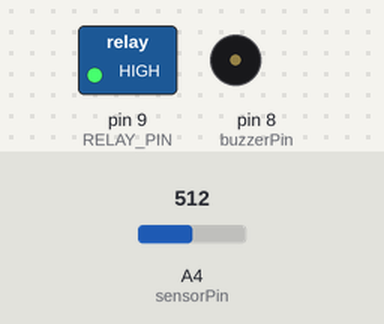
Recording of a sketch running on a simulated Arduino Uno, built with avr-gcc and run on an emulated ATmega328P. Shown: switched loads named in the sketch (green lamp = pin HIGH), buzzer (waves = sounding, pin HIGH). The inputs (shaded band) are chosen by the test bench; at power-on: A4 (sensorPin) = 512. The modem accepts every AT command (registered, SIM ready, sends succeed) and sends nothing else; what the sketch prints to the serial monitor is not drawn.

Above: at 4.0 s.
At 5.8 s:
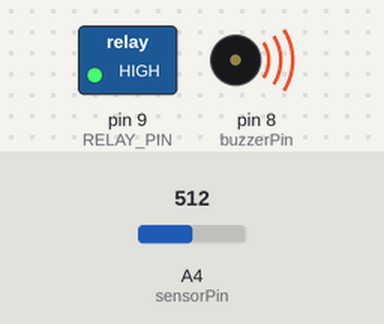
Timing chart, 0 to 6.1 s (numbered marks = the images above):
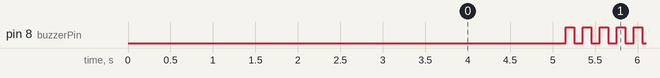

Measured:
- by itself, pin 8 (buzzerPin): LOW → HIGH at 5.2 s, → LOW 0.10 s later, → HIGH 0.10 s later, → LOW 0.10 s later, … (250 changes in this stretch)

The sketch:

ilatrixcyfinal.ino
```cpp
#include <Adafruit_Fingerprint.h>
#include <SoftwareSerial.h>

SoftwareSerial mySerial(6, 7);
SoftwareSerial GSM(3, 2);

Adafruit_Fingerprint finger = Adafruit_Fingerprint(&mySerial);
#define sensorPin A4
#define threshold 50
#define buzzerPin 8
#define RELAY_PIN 9
#define ACCESS_DELAY 5000
unsigned long startTime = millis();

void setup()
{
  Serial.begin(9600);
  GSM.begin(9600);
  Serial.println("Initializing...");
  delay(1000);
  GSM.println("AT");
  updateSerial();
  GSM.println("AT+CMGF=1");
  updateSerial();
  pinMode(buzzerPin, OUTPUT);
  pinMode(RELAY_PIN, OUTPUT);
  digitalWrite(RELAY_PIN, HIGH);
  finger.begin(57600);
  delay(5);
  if (!finger.verifyPassword())
  {
    while (1) { delay(1); }
  }
}

void loop()
{
  int fingerprintID = getFingerPrint();


  int impactSensorValue = analogRead(sensorPin);
  if (impactSensorValue > threshold)
  {

    sendSMS("+639923380007", "INTRUDER ALERT! PLEASE CHECK YOUR CAMERAS! ");
    while (millis() - startTime < 30000) {
    digitalWrite(buzzerPin, HIGH);
    delay(100);
    digitalWrite(buzzerPin, LOW);
    delay(100);
  }
  }


  if (fingerprintID != -1)
  {
    digitalWrite(RELAY_PIN, LOW);
    delay(ACCESS_DELAY);
    digitalWrite(RELAY_PIN, HIGH);
  }


  delay(50);
}

void updateSerial() {
  delay(500);
  while (Serial.available()) {
    GSM.write(Serial.read());
  }
  while(GSM.available()) {
    Serial.write(GSM.read());
  }
}


void sendSMS(const char* phoneNumber, const char* message) {
  GSM.println("AT+CMGS=\"" + String(phoneNumber) + "\"");
  updateSerial();
  GSM.print(message);
  updateSerial();
  GSM.write(26);
  delay(1000);
}


int getFingerPrint()
{
  int p = finger.getImage();
   if (p != FINGERPRINT_OK)  return -1;

  p = finger.image2Tz();
  if (p != FINGERPRINT_OK)  return -1;

  p = finger.fingerFastSearch();
  if (p != FINGERPRINT_OK)
  {


    sendSMS("+639923380007", "INTRUDER ALERT! PLEASE CHECK YOUR CAMERAS! ");
    while (millis() - startTime < 30000) {
    digitalWrite(buzzerPin, HIGH);
    delay(100);
    digitalWrite(buzzerPin, LOW);
    delay(100);
  }


    return -1;
  }

  // found a match!
  return finger.fingerID;
}
```
